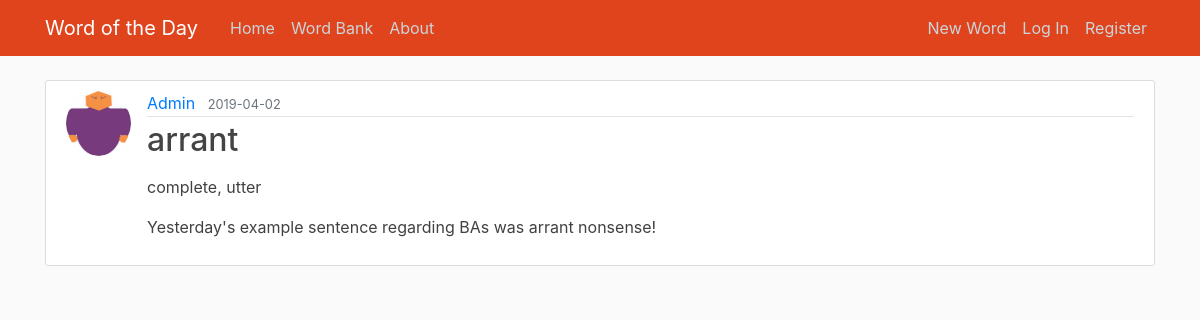
/word/180, run on the app's committed database.
### wotd/models.py (models this page shows, shortened)
class User(db.Model, UserMixin):
    id = db.Column(db.Integer, primary_key=True)
    username = db.Column(db.String(20), unique=True, nullable=False)
    email = db.Column(db.String(120), unique=True, nullable=False)
    image_file = db.Column(db.String(20), nullable=False, default='default.jpg')
    password = db.Column(db.String(60), nullable=False)
    isAdmin = db.Column(db.Boolean, nullable=False, default=False)
    words = db.relationship('Word', backref='contributor', lazy=True)

class Word(db.Model):
    id = db.Column(db.Integer, primary_key=True)
    word = db.Column(db.String(100), nullable=False)
    partOfSpeech_id = db.Column(db.Integer, db.ForeignKey('part_of_speech.id'), nullable=False)
    definition = db.Column(db.Text, nullable=False)
    exampleSentence = db.Column(db.Text, nullable=False)
    ipa = db.Column(db.Text, nullable=True)
    date_added = db.Column(db.DateTime, nullable=False, default=datetime.utcnow)
    date_published = db.Column(db.Date, nullable=True)
    user_id = db.Column(db.Integer, db.ForeignKey('user.id'), nullable=True)

### wotd/routes.py (the view)
@app.route("/word/<int:word_id>")
def word(word_id):
    word = Word.query.get_or_404(word_id)
    return render_template('word.html', title=word.word, word=word, user=current_user)

### wotd/templates/word.html (shortened to what this page needs)
{% extends "layout.html" %}
{% block content %}
        <article class="media content-section">
          <img class="rounded-circle article-img" src="{{ url_for('static', filename='profile_pics/' + word.contributor.image_file) }}">
            <div class="media-body">
            <div class="article-metadata">
              <a class="mr-2" href="#">{{ word.contributor.username }}</a>
              {% if word.date_published %}
                <small class="text-muted">{{ word.date_published.strftime('%Y-%m-%d') }}</small>
              {% endif %}
            </div>
            <h2 class="article-title">{{ word.word }}</h2>
            <p class="article-content">{{ word.definition }}</p>
            <p class="article-content">{{ word.exampleSentence }}</p>
          </div>
        </article>
{% endblock content %}

### wotd/static/main.css (style rules this page uses)
body { background: #fafafa; color: #333333; margin-top: 5rem; }
h1, h2, h3, h4, h5, h6 { color: #4f4f4f; }
.content-section { background: #ffffff; padding: 10px 20px; border: 1px solid #dddddd; border-radius: 3px; margin-bottom: 20px; }
.article-title { color: #444444; }
.article-content { color: #414141 }
.article-img { height: 65px; width: 65px; margin-right: 16px; }
.article-metadata { padding-bottom: 1px; margin-bottom: 4px; border-bottom: 1px solid #e3e3e3 }

### data on the page
User: image_file (placeholder picture), contributor.username "Admin"
Word: date_published "2019-04-02", word "arrant", definition "complete, utter", exampleSentence "Yesterday's example sentence regarding BAs was arrant nonsense!"
